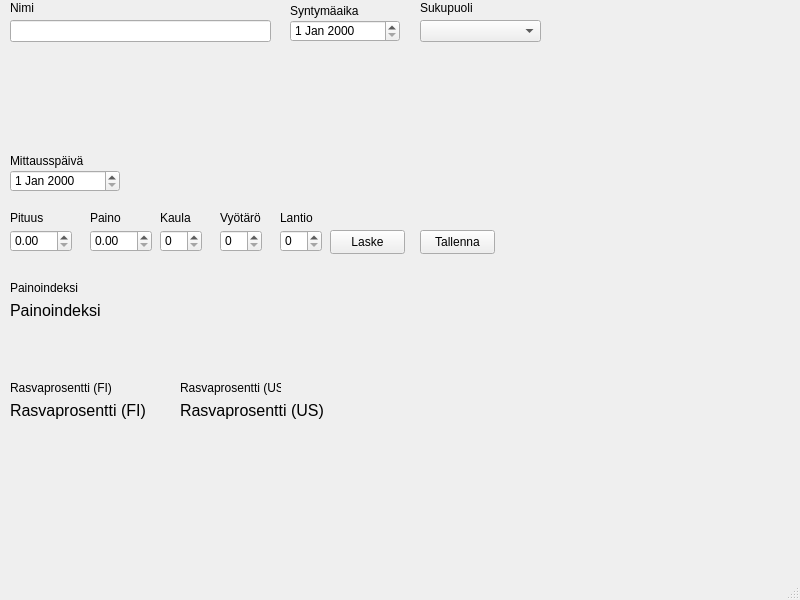
<?xml version="1.0" encoding="UTF-8"?>
<ui version="4.0">
 <class>MainWindow</class>
 <widget class="QMainWindow" name="MainWindow">
  <property name="geometry">
   <rect>
    <x>0</x>
    <y>0</y>
    <width>800</width>
    <height>600</height>
   </rect>
  </property>
  <property name="windowTitle">
   <string>MainWindow</string>
  </property>
  <widget class="QWidget" name="centralwidget">
   <widget class="QLineEdit" name="nameLineEdit">
    <property name="geometry">
     <rect>
      <x>10</x>
      <y>20</y>
      <width>261</width>
      <height>22</height>
     </rect>
    </property>
    <property name="font">
     <font>
      <pointsize>6</pointsize>
     </font>
    </property>
    <property name="toolTip">
     <string>&lt;html&gt;&lt;head/&gt;&lt;body&gt;&lt;p&gt;syötä tähän oma nimesi&lt;/p&gt;&lt;/body&gt;&lt;/html&gt;</string>
    </property>
   </widget>
   <widget class="QLabel" name="nameLabel">
    <property name="geometry">
     <rect>
      <x>10</x>
      <y>0</y>
      <width>49</width>
      <height>16</height>
     </rect>
    </property>
    <property name="text">
     <string>Nimi</string>
    </property>
   </widget>
   <widget class="QDateEdit" name="weighingDateEdit">
    <property name="geometry">
     <rect>
      <x>10</x>
      <y>170</y>
      <width>110</width>
      <height>22</height>
     </rect>
    </property>
   </widget>
   <widget class="QLabel" name="label">
    <property name="geometry">
     <rect>
      <x>10</x>
      <y>150</y>
      <width>81</width>
      <height>21</height>
     </rect>
    </property>
    <property name="text">
     <string>Mittausspäivä</string>
    </property>
   </widget>
   <widget class="QDoubleSpinBox" name="heightSpinBox">
    <property name="geometry">
     <rect>
      <x>10</x>
      <y>230</y>
      <width>62</width>
      <height>22</height>
     </rect>
    </property>
   </widget>
   <widget class="QLabel" name="label_2">
    <property name="geometry">
     <rect>
      <x>10</x>
      <y>210</y>
      <width>49</width>
      <height>16</height>
     </rect>
    </property>
    <property name="text">
     <string>Pituus</string>
    </property>
   </widget>
   <widget class="QDoubleSpinBox" name="weightSpinBox_2">
    <property name="geometry">
     <rect>
      <x>90</x>
      <y>230</y>
      <width>62</width>
      <height>22</height>
     </rect>
    </property>
   </widget>
   <widget class="QLabel" name="label_3">
    <property name="geometry">
     <rect>
      <x>90</x>
      <y>210</y>
      <width>49</width>
      <height>16</height>
     </rect>
    </property>
    <property name="text">
     <string>Paino</string>
    </property>
   </widget>
   <widget class="QSpinBox" name="neckSpinBox">
    <property name="geometry">
     <rect>
      <x>160</x>
      <y>230</y>
      <width>42</width>
      <height>22</height>
     </rect>
    </property>
   </widget>
   <widget class="QSpinBox" name="waistSpinBox">
    <property name="geometry">
     <rect>
      <x>220</x>
      <y>230</y>
      <width>42</width>
      <height>22</height>
     </rect>
    </property>
   </widget>
   <widget class="QSpinBox" name="hipSpinBox">
    <property name="geometry">
     <rect>
      <x>280</x>
      <y>230</y>
      <width>42</width>
      <height>22</height>
     </rect>
    </property>
   </widget>
   <widget class="QLabel" name="label_4">
    <property name="geometry">
     <rect>
      <x>280</x>
      <y>210</y>
      <width>49</width>
      <height>16</height>
     </rect>
    </property>
    <property name="text">
     <string>Lantio</string>
    </property>
   </widget>
   <widget class="QLabel" name="label_6">
    <property name="geometry">
     <rect>
      <x>160</x>
      <y>210</y>
      <width>49</width>
      <height>16</height>
     </rect>
    </property>
    <property name="text">
     <string>Kaula</string>
    </property>
   </widget>
   <widget class="QLabel" name="label_5">
    <property name="geometry">
     <rect>
      <x>220</x>
      <y>210</y>
      <width>49</width>
      <height>16</height>
     </rect>
    </property>
    <property name="text">
     <string>Vyötärö</string>
    </property>
   </widget>
   <widget class="QPushButton" name="calculatePushButton">
    <property name="geometry">
     <rect>
      <x>330</x>
      <y>230</y>
      <width>75</width>
      <height>24</height>
     </rect>
    </property>
    <property name="text">
     <string>Laske</string>
    </property>
   </widget>
   <widget class="QPushButton" name="savePushButton">
    <property name="geometry">
     <rect>
      <x>420</x>
      <y>230</y>
      <width>75</width>
      <height>24</height>
     </rect>
    </property>
    <property name="text">
     <string>Tallenna</string>
    </property>
   </widget>
   <widget class="QDateEdit" name="birthDateEdit">
    <property name="geometry">
     <rect>
      <x>290</x>
      <y>20</y>
      <width>110</width>
      <height>22</height>
     </rect>
    </property>
   </widget>
   <widget class="QLabel" name="label_7">
    <property name="geometry">
     <rect>
      <x>290</x>
      <y>0</y>
      <width>81</width>
      <height>21</height>
     </rect>
    </property>
    <property name="text">
     <string>Syntymäaika</string>
    </property>
   </widget>
   <widget class="QComboBox" name="genderComboBox">
    <property name="geometry">
     <rect>
      <x>420</x>
      <y>20</y>
      <width>121</width>
      <height>22</height>
     </rect>
    </property>
    <property name="placeholderText">
     <string>Valitse Sukupuoli</string>
    </property>
   </widget>
   <widget class="QLabel" name="bmiLabel">
    <property name="geometry">
     <rect>
      <x>10</x>
      <y>300</y>
      <width>101</width>
      <height>21</height>
     </rect>
    </property>
    <property name="font">
     <font>
      <pointsize>12</pointsize>
     </font>
    </property>
    <property name="text">
     <string>Painoindeksi</string>
    </property>
   </widget>
   <widget class="QLabel" name="fatFiLabel">
    <property name="geometry">
     <rect>
      <x>10</x>
      <y>400</y>
      <width>161</width>
      <height>21</height>
     </rect>
    </property>
    <property name="font">
     <font>
      <pointsize>12</pointsize>
     </font>
    </property>
    <property name="text">
     <string>Rasvaprosentti (FI)</string>
    </property>
   </widget>
   <widget class="QLabel" name="fatUsLabel">
    <property name="geometry">
     <rect>
      <x>180</x>
      <y>400</y>
      <width>161</width>
      <height>21</height>
     </rect>
    </property>
    <property name="font">
     <font>
      <pointsize>12</pointsize>
     </font>
    </property>
    <property name="text">
     <string>Rasvaprosentti (US)</string>
    </property>
   </widget>
   <widget class="QLabel" name="label_11">
    <property name="geometry">
     <rect>
      <x>10</x>
      <y>280</y>
      <width>71</width>
      <height>16</height>
     </rect>
    </property>
    <property name="text">
     <string>Painoindeksi</string>
    </property>
   </widget>
   <widget class="QLabel" name="label_12">
    <property name="geometry">
     <rect>
      <x>10</x>
      <y>380</y>
      <width>101</width>
      <height>16</height>
     </rect>
    </property>
    <property name="text">
     <string>Rasvaprosentti (FI)</string>
    </property>
   </widget>
   <widget class="QLabel" name="label_13">
    <property name="geometry">
     <rect>
      <x>180</x>
      <y>380</y>
      <width>101</width>
      <height>16</height>
     </rect>
    </property>
    <property name="text">
     <string>Rasvaprosentti (US)</string>
    </property>
   </widget>
   <widget class="QLabel" name="label_14">
    <property name="geometry">
     <rect>
      <x>420</x>
      <y>0</y>
      <width>61</width>
      <height>16</height>
     </rect>
    </property>
    <property name="text">
     <string>Sukupuoli</string>
    </property>
   </widget>
  </widget>
  <widget class="QMenuBar" name="menubar">
   <property name="geometry">
    <rect>
     <x>0</x>
     <y>0</y>
     <width>800</width>
     <height>22</height>
    </rect>
   </property>
  </widget>
  <widget class="QStatusBar" name="statusbar"/>
 </widget>
 <resources/>
 <connections/>
</ui>
